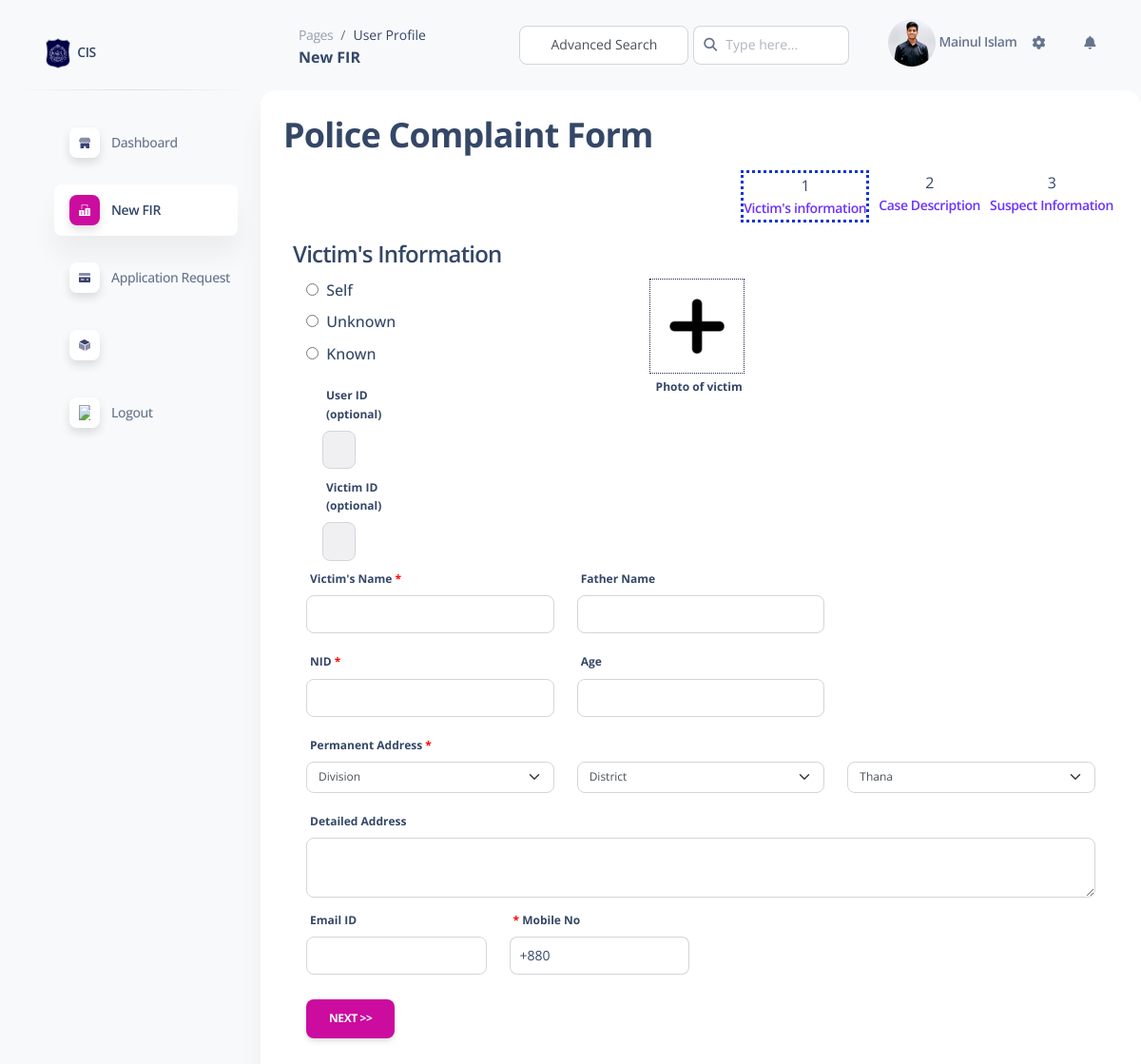
The app's page /p1complain/18/0 with its own data.
### myapp/models.py (models this page shows, shortened)
class UserProfile(models.Model):
    name = models.CharField(max_length=255)
    email = models.EmailField(unique=True)
    password = models.CharField(max_length=128)  # You should hash passwords
    confirmpassword = models.CharField(max_length=128, null=True)  # You should hash passwords
    nid = models.CharField(max_length=20,unique=True) # Number of
    date_of_birth = models.DateField()
    phone = models.CharField(max_length=15,unique=True)
    division = models.CharField(max_length=50,null=True)
    district = models.CharField(max_length=50,null=True)
    upazila = models.CharField(max_length=50,null=True)
    profile_image = models.ImageField(upload_to=filepath, null=True, blank=True)
    varified = models.BooleanField(default=False, null=True)
    last_login = models.CharField(max_length=1000,null=True)
    registerIP = models.CharField(max_length=1000,null=True)
    registerLocation = models.TextField(default="", null = True)
    loginIP = models.CharField(max_length=1000,null=True)
    loginLocation = models.TextField(default="", null = True)
    registerlatitude = models.FloatField(null=True)
    registerlongitude = models.FloatField(null=True)
    victim_id = models.ForeignKey(
        victimInfo,
        null=True,
        on_delete=models.SET_NULL,
        blank=True
    )

### myapp/views.py (the view, shortened to what this page needs)
# urls.py: path('p1complain/<int:user_id>/<int:FIR_id>', views.complain1, name = "UseComplainPage1"),
def complain1(request,user_id,FIR_id):
    if FIR_id!=0:
        Case_details = get_object_or_404(CASE_FIR, id=FIR_id)
        victimInfoss = Case_details.victim_name
    else:
        Case_details = None
        victimInfoss=None
    userinfo = get_object_or_404(UserProfile, id=user_id)
    return  render(request, 'page1Fir.html', {'user': userinfo, 'victim':victimInfoss})

### myapp/templates/page1Fir.html (shortened to what this page needs)
{% extends "newFir.html" %}
{% load static %}
{% block FIRPage1 %}active{% endblock %}
{% block FIRpageContent %}
<h4 style="margin: 10px;">Victim's Information</h4>
<form id="uploadForm" method="post" enctype="multipart/form-data">
    <div class="container">
        <div class="row">
            <div class="col-md-2">
                <div class="row mb-2">
                    <div class="col-md-12">
                        <input type="radio" id="selfCheckbox" name="userType" data-user-id=" {{ user.id }} "  data-image-url="{{ user.profile_image.url }}" data-victim-name="{{ user.name }}" data-victim-age="{{ user.date_of_birth }}" data-victim-ssn="{{ user.nid }}"  data-victim-division="{{ user.division }}" data-victim-district="{{ user.district }}" data-victim-upazila="{{ user.upazila }}" data-victim-email="{{ user.email }}" data-victim-mobile="{{ user.phone }}" data-victim-id-of-user="{{ user.victim_id.id }}">
                        <label for="selfCheckbox" style="font-size: medium; font-weight: 500;">Self</label>
                    </div>
                    <div class="col-md-12">
                        <input type="radio" id="selfCheckbox2" name="userType" data-user-id=""  data-image-url=""  data-victim-name="" data-victim-age="" data-victim-ssn=""  data-victim-division="" data-victim-district="" data-victim-upazila="" data-victim-email="" data-victim-mobile="" data-victim-id-of-user="">
                        <label for="selfCheckbox2" style="font-size: medium; font-weight: 500;">Unknown</label>
                    </div>
                    <div class="col-md-12">
                        <input type="radio" id="selfCheckbox3" name="userType" data-user-id=""  data-image-url=" {% static 'images/logo/—Pngtree—vector add icon_4232053.png' %} "  data-victim-name="" data-victim-age="" data-victim-ssn=""  data-victim-division="" data-victim-district="" data-victim-upazila="" data-victim-email="" data-victim-mobile="" data-victim-id-of-user="">
                        <label for="selfCheckbox3" style="font-size: medium; font-weight: 500;">Known</label>
                    </div>
                </div>
                <div class="row" style="margin: auto;"  id="User_box">
                    <div class="col-md-6" style="margin: 5px;">
                        <label for="User" class="form-label">User ID (optional)</label>
                        <input style="background: #f0f0f2;" type="text" class="form-control" name="User" id="User" autocomplete="off" value="">
                    </div>
                </div>
                <div class="row" style="margin: auto;"  id="Victim_box">
                    <div class="col-md-6" style="margin: 5px;">
                        <label for="VICTIMID" id="VICTIMID_LABEL" class="form-label">Victim ID (optional)</label>
                        <input style="background: #f0f0f2;" type="text" class="form-control" name="VICTIMID" id="VICTIMID" autocomplete="off" value="">
                    </div>
                </div>
            </div>
            <div class="col-md-10">
                    <div id="imageContainer" style="cursor: pointer; text-align: center;">
                        {% if victim.profile_image %}
                            <img width="100px" src="{{ victim.profile_image.url }}" id="imgview5" style="border: 1px dotted #1c2247; margin-right: 150px;" />
                        {% else %}
                            <img width="100px" src="{% static 'images/logo/—Pngtree—vector add icon_4232053.png' %}" id="imgview5" style="border: 1px dotted #1c2247; margin-right: 150px;" />
                        {% endif %}
                        <br>
                        <label for="FileUpload1" class="form-label" style="margin-right: 150px;">Photo of victim</label>
                    </div>
            </div>
        </div>
        <div class="row">
            <div class="col-md-4">
                <div class="mb-3" id="victim_name">
                    <label for="victimName" class="form-label">Victim's Name <span style="color: red;">*</span> </label>
                    <input type="text" class="form-control" required id="victimName" name="victimName" value="{{ victim.name }}">
                </div>
            </div>
            <div class="col-md-4">
                <div class="mb-3" id="victim_fathername" >
                    <label for="address" class="form-label">Father Name</label>
                    <input type="text"  class="form-control" id="fathername" name="Fathername" value="{{ victim.fathername }}">
                </div>
            </div>
        </div>
        <div class="row">
            <div class="col-md-4">
                <div class="mb-3" id="victim_ssn" >
                    <label for="ssn" class="form-label">NID <span style="color: red">*</span></label>
                    <input type="text" class="form-control" required id="ssn" name="ssn" min="1" value="{{ victim.nid }}">
                </div>
            </div>
            <div class="col-md-4">
                <div class="mb-3" id="victim_age"  >
                    <label for="age" class="form-label">Age</label>
                    <input type="text"  class="form-control" id="age" name="age" min="1" value="{{ victim.age }}">
                </div>
            </div>
        </div>
        <div class="row" id="victim_address">
            <div class="col-md-12">
                <label for="mobile" class="form-label">Permanent Address <span style="color: red">*</span> </label>
            </div>
            <div class="col-md-4">
              <select required id="division" name="division"  onchange="updateDistricts()" class="form-select form-select-sm">
                <option value="">Division</option>
              </select>
            </div>
            <div class="col-md-4">
              <select id="district" required name="district"  onchange="updateUpazilas()" class="form-select form-select-sm" >
                  <option value="">District</option>
              </select>
            </div>
            <div class="col-md-4">
              <select id="upazila" name="upazila" class="form-select form-select-sm">
                  <option value="">Thana</option>
              </select>
            </div>
          </div>
          <div class="row">
            <div class="col">
                <div class="mt-3" >
                    <label for="mobile" id="DETAILED_ADDRESS_LABEL" class="form-label">Detailed Address</label>
                    <textarea class="form-control" id="address" name="address" row="4" cols="50"></textarea>
                </div>
            </div>
          </div>
          <div class="row" style="margin-top: 10px;">
            <div class="col-md-3">
                <div class="mb-3" id="victim_mail">
                    <label for="email" class="form-label">Email ID</label>
                    <input type="email" class="form-control" id="email" name="email" value="{{ victim.email }}">
                </div>
            </div>
            <div class="col-md-3">
                <div class="mb-3" id="victim_phn">
                    <label for="mobile" class="form-label"> <span style="color: red" >*</span> Mobile No</label>
                    <div class="input-group">
                        <div class="input-group-text">+880</div>
                        <input type="number" class="form-control" id="mobile" required maxlength="10" name="mobile" value="{{ victim.phone }}">
                    </div>
                </div>
            </div>
        </div>
        <div class="row" style="margin-top: 10px;">
            <div class="col-md-12">
                <button type="submit" class="btn btn-primary" onsubmit="submitForm();" id="nextPageButton">Next >></button>
            </div>
        </div>
    </div>
</form>
{% endblock %}

### myapp/templates/newFir.html (shortened to what this page needs)
{% extends "user_base.html" %}
{% load static %}
  {% block head %}
<link href="{% static 'css/styleWelcome.css' %}" rel="stylesheet" />
  {% endblock %}
  {% block ProfilerType %}User{% endblock %}
  {% block Pagetitle %}New FIR{% endblock %}
  {% block sidebar_item2 %}New FIR{% endblock %}
  {% block sidebar_item3 %}Application Request{% endblock %}
  {% block UserDetails %}
  <img src="{% if user.profile_image %}{{ user.profile_image.url }}{% else %}{% static 'img/Comoon_People.webp' %}{% endif %}" alt="" style="width: 50px; border-radius: 100%;">
  <span class="d-sm-inline d-none">{{ user.name }}</span>
  {% endblock %}
  {% block newFir_active %}active{% endblock %}
  {% block sidevar_1 %} {% url 'UserHomePage' user.id %} {% endblock %}
  {% block content %}
    <div class="row">
    <div class="col-md-12 " id="mymainContent">
        <div class="row">
            <div class="col-md-12">
                <div class="card">
                    <div class="card-body">
                        <div class="row">
                            <div class="col-md-12">
                                <h2>Police Complaint Form</h2>
                            </div>
                            <div class="col-md-12">
                                <ul class="listUL" style="margin: 0px; float: inline-end;">
                                    <li class=" {% block FIRPage1 %}{% endblock %} ">
                                        <div>
                                            <a href="{% url 'UseComplainPage1' user.id 0%}">
                                                <div class="ComplaintPageNavigator">
                                                    <p>1</p>
                                                    <p class="text">Victim's information</p>
                                                </div>
                                            </a>
                                        </div>
                                    </li>
                                    <li class=" {% block FIRPage3 %}{% endblock %} ">
                                        <div>
                                            <a href="{% url 'UseComplainPage3' user.id 0%}">
                                                <div class="ComplaintPageNavigator">
                                                    <p>2</p>
                                                    <p class="text">Case Description</p>
                                                </div>
                                            </a>
                                        </div>
                                    </li>
                                    <li  class=" {% block FIRPage4 %}{% endblock %}">
                                        <div>
                                            <a href="{% url 'UseComplainPage4' user.id 0%}">
                                                <div class="ComplaintPageNavigator">
                                                    <p>3</p>
                                                    <p class="text">Suspect Information</p>
                                                </div>
                                            </a>
                                        </div>
                                    </li>
                                </ul>
                            </div>
                        </div>
                        <hr style="margin: auto">
                        {% block FIRpageContent %}
                        {% endblock %}
                    </div>
                </div>
            </div>
        </div>
    </div>
    </div>
  {% endblock %}

### myapp/static/css/styleWelcome.css (style rules this page uses)
* { margin: 0; padding: 0; box-sizing: border-box; }

### records on screen
UserProfile: profile_image (picture), name "Mainul Islam"
